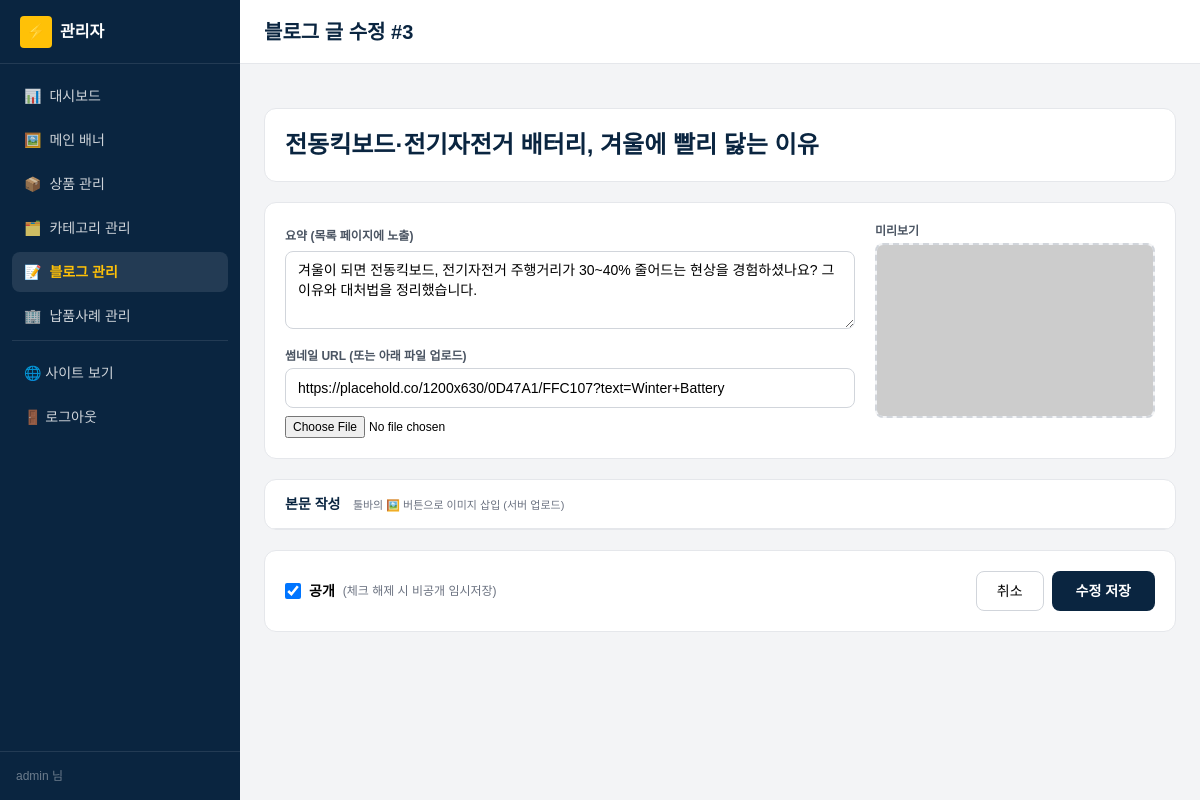
The app's page /admin/post_form.php?id=3 (signed in) with its own data.
### tables this page shows
CREATE TABLE `posts` (
  `id`         INT          NOT NULL AUTO_INCREMENT,
  `title`      VARCHAR(255) NOT NULL,
  `summary`    VARCHAR(500) DEFAULT NULL,
  `thumbnail`  VARCHAR(255) DEFAULT NULL,
  `content`    LONGTEXT,
  `views`      INT          NOT NULL DEFAULT 0,
  `published`  TINYINT      NOT NULL DEFAULT 1,
  `created_at` DATETIME     DEFAULT CURRENT_TIMESTAMP,
  `updated_at` DATETIME     DEFAULT CURRENT_TIMESTAMP ON UPDATE CURRENT_TIMESTAMP,
  PRIMARY KEY (`id`),
  KEY `idx_published` (`published`, `created_at`)
);

### includes/db.php (called while the page is built, shortened)
<?php
function db(): PDO
{
    static $pdo = null;
    $cfg = require __DIR__ . '/config.php';
    $db  = $cfg['db'];
    $dsn = sprintf(
        'mysql:host=%s;port=%d;dbname=%s;charset=%s',
        $db['host'], $db['port'], $db['name'], $db['charset']
    );
    try {
        $pdo = new PDO($dsn, $db['user'], $db['pass'], [
            PDO::ATTR_ERRMODE            => PDO::ERRMODE_EXCEPTION,
            PDO::ATTR_DEFAULT_FETCH_MODE => PDO::FETCH_ASSOC,
            PDO::ATTR_EMULATE_PREPARES   => false,
            PDO::MYSQL_ATTR_INIT_COMMAND => "SET NAMES {$db['charset']} COLLATE utf8mb4_unicode_ci",
        ]);
    } catch (PDOException $e) {
        http_response_code(500);
        echo '<h1>DB 연결 실패</h1>';
        echo '<pre>' . htmlspecialchars($e->getMessage()) . '</pre>';
        echo '<p><b>점검 사항:</b><br>';
        echo '1) Laragon에서 MySQL이 실행 중인가?<br>';
        echo '2) sql/schema.sql을 import 했는가?<br>';
        echo '3) includes/config.php의 접속 정보가 맞는가?</p>';
        exit;
    }
    return $pdo;
}
function db_one(string $sql, array $params = []): ?array
{
    $stmt = db()->prepare($sql);
    $stmt->execute($params);
    $row = $stmt->fetch();
    return $row === false ? null : $row;
}

### includes/functions.php (called while the page is built, shortened)
<?php
require_once __DIR__ . '/db.php';
function h(?string $s): string
{
    return htmlspecialchars((string)$s, ENT_QUOTES | ENT_SUBSTITUTE, 'UTF-8');
}

### public/admin/post_form.php (the view, shortened to what this page needs)
<?php
$id = (int)($_GET['id'] ?? $_POST['id'] ?? 0);
$is_edit = $id > 0;
$row = $is_edit ? db_one('SELECT * FROM posts WHERE id = ?', [$id])
                : ['title' => '', 'summary' => '', 'content' => '', 'thumbnail' => null, 'published' => 1];
require __DIR__ . '/_layout_top.php';
?>
<link href="https://cdn.jsdelivr.net/npm/quill@2/dist/quill.snow.css" rel="stylesheet">
<form method="post" enctype="multipart/form-data" class="space-y-5">
  <div class="bg-white rounded-xl border p-5">
    <input type="text" name="title" required value="<?= h($row['title']) ?>"
           placeholder="제목을 입력하세요"
           class="w-full text-2xl font-extrabold text-primary border-0 focus:ring-0 px-0
                  placeholder:text-gray-300">
  </div>
  <div class="bg-white rounded-xl border p-5 grid md:grid-cols-[1fr_280px] gap-5">
    <div>
      <label class="text-xs font-semibold text-gray-600">요약 (목록 페이지에 노출)</label>
      <textarea name="summary" rows="3"
                placeholder="블로그 목록에 보여질 한두 문장 요약"
                class="mt-1 w-full px-3 py-2 border border-gray-300 rounded-lg text-sm
                       focus:outline-none focus:ring-2 focus:ring-accent"><?= h($row['summary']) ?></textarea>
      <label class="text-xs font-semibold text-gray-600 mt-3 block">썸네일 URL (또는 아래 파일 업로드)</label>
      <input type="text" name="thumbnail_url" value="<?= h($row['thumbnail']) ?>" placeholder="https://..."
             class="mt-1 w-full h-10 px-3 border border-gray-300 rounded-lg text-sm
                    focus:outline-none focus:ring-2 focus:ring-accent">
      <input type="file" name="thumbnail" accept="image/*" class="mt-2 text-xs">
    </div>
    <div>
      <div class="text-xs font-semibold text-gray-600 mb-1">미리보기</div>
      <div class="aspect-[16/10] rounded-lg bg-gray-100 overflow-hidden border-2 border-dashed border-gray-300">
        <?php if ($row['thumbnail']): ?>
          <img src="<?= h($row['thumbnail']) ?>" class="w-full h-full object-cover">
        <?php else: ?>
          <div class="w-full h-full flex items-center justify-center text-gray-300 text-3xl">📷</div>
        <?php endif; ?>
      </div>
    </div>
  </div>
  <div class="bg-white rounded-xl border overflow-hidden">
    <div class="px-5 py-3 border-b">
      <span class="font-bold text-primary text-sm">본문 작성</span>
      <span class="text-[11px] text-gray-500 ml-2">툴바의 🖼️ 버튼으로 이미지 삽입 (서버 업로드)</span>
    </div>
  </div>
  <div class="bg-white rounded-xl border p-5 flex items-center justify-between flex-wrap gap-3">
    <label class="inline-flex items-center gap-2">
      <input type="checkbox" name="published" <?= $row['published'] ? 'checked' : '' ?> class="w-4 h-4">
      <span class="text-sm font-semibold">공개</span>
      <span class="text-xs text-gray-500">(체크 해제 시 비공개 임시저장)</span>
    </label>
    <div class="flex gap-2">
      <a href="/admin/posts.php" class="h-10 px-5 inline-flex items-center text-sm border border-gray-300 rounded-lg hover:bg-gray-50">
        취소
      </a>
      <button type="submit"
              class="h-10 px-6 inline-flex items-center text-sm font-bold rounded-lg bg-primary text-white hover:bg-primary-light">
        <?= $is_edit ? '수정 저장' : '글 등록' ?>
      </button>
    </div>
  </div>
</form>
<?php require __DIR__ . '/_layout_bottom.php'; ?>

### records on screen
posts: title "전동킥보드·전기자전거 배터리, 겨울에 빨리 닳는 이유", summary "겨울이 되면 전동킥보드, 전기자전거 주행거리가 30~40% 줄어드는 현상을 경험하셨나요? 그 이유와 대처법을 정리했습니다.", thumbnail_url "https://placehold.co/1200x630/0D47A1/FFC107?text=Winter+Battery", published "☑"

### other values on screen
$m['icon'] "📊"
$m['label'] "대시보드"
$m['icon'] "🖼️"
$m['label'] "메인 배너"
$m['icon'] "📦"
$m['label'] "상품 관리"
$m['icon'] "🗂️"
$m['label'] "카테고리 관리"
$m['icon'] "📝"
$m['label'] "블로그 관리"
$m['icon'] "🏢"
$m['label'] "납품사례 관리"
admin_user()['username'] "admin"
$admin_title "블로그 글 수정 #3"
